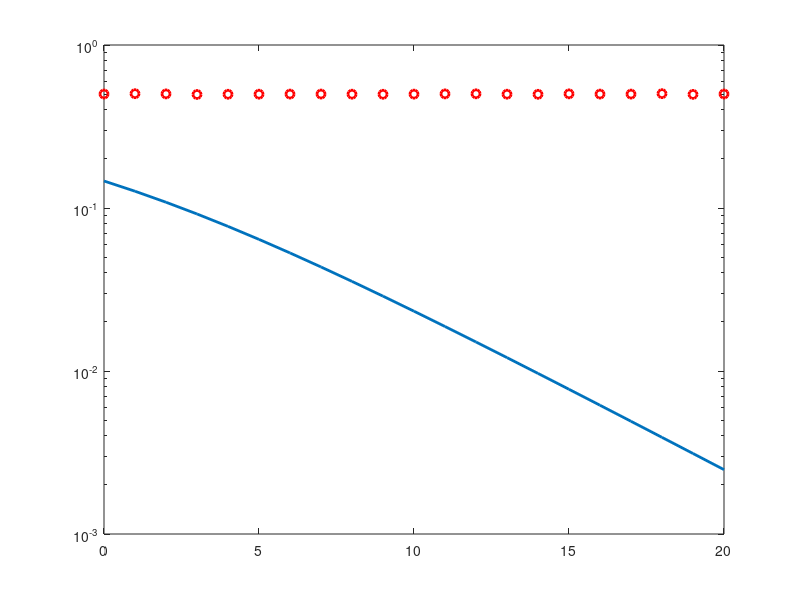

Write MATLAB code to recreate this figure. (Note: this script raises an error after producing the figure.)
%Experiment Number 8.
clc;
close all;
clear all;

%Number of information bits.
m = 10^5;
%Range of SNR values.
snr_dB = [0:1:20];
for j = 1:1:length(snr_dB)
    n_err = 0;
    n_bits = 0;
    while n_err < 100
        %Generate sequence of binary bits.
        inf_bits = round(rand(1,m));
        %BPSK modulator.
        x = -2*(inf_bits - 0.5);
        %Noise variance.
        N0 = 1/10^(snr_dB(j)/10);
        %Rayleight channel fading.
        h = 1/sqrt(2)*[randn(1,length(x))+i*randn(1,length(x))];
        %Send over Guassian Link to the receiver.
        y = h.*x+sqrt(N0/2)*(randn(1,length(x))+i*randn(1,length(x)));
        %Decision metric.
        y = y./h;
        %Decision making at the Receiver.
        est_bits = y < 0;
        %Calculate Bit Errors.
        diff = inf_bits - est_bits;
        n_err = n_err + sum(abs(diff));
        n_bits = n_bits + length(inf_bits);
    end
    
    %Caculate Bit Error Rate.
    BER(j) = n_err/n_bits;
end

%Rayleigh Theoritical BER.
snr = 10.^(snr_dB/10);
theoryBER = 0.5.*(1 - sqrt(snr./(snr+1)));

%AWGN Theoritical BER.
theoryBER_AWGN = 0.5*erfc(sqrt(10.^(snr_dB/10)));
semilogy(snr_dB, theoryBER, '-', 'LineWidth', 2);
hold on;
semilogy(snr_dB, BER, 'or', 'LineWidth', 2);
hold on;
semilogy(snr_dB, theoryBER_AWGN, 'blad-', 'LineWidth', 2);
legend('Rayleigh Theoretical', 'Rayleigh Simulated', 'AWGN Theoretical');
axis([0 20 10^-5 0.5]);
xlabel('SNR(dB)');
ylabel('BER');
grid on;